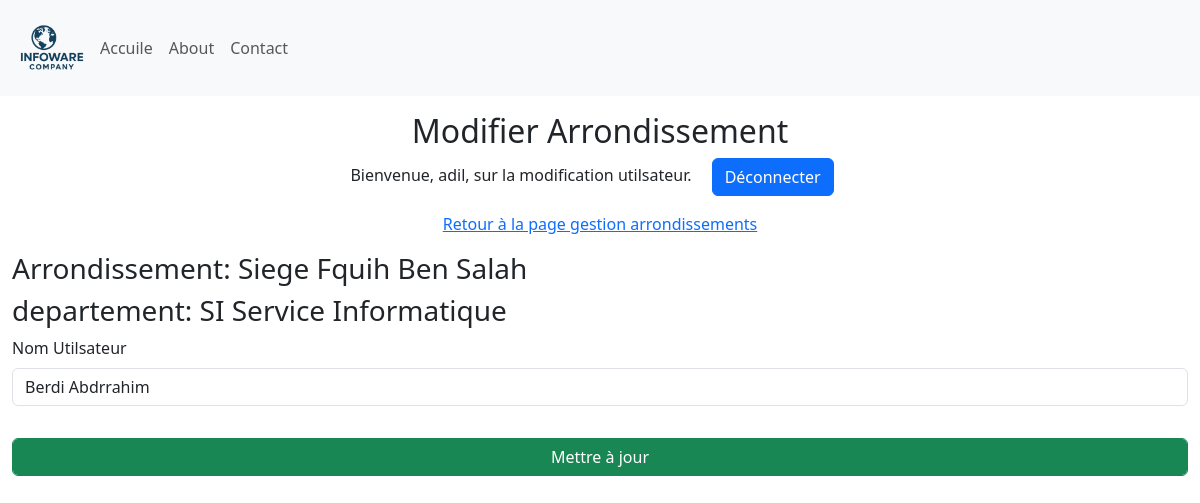
Screenshot of /update_Utilisateur/2 (signed in) with the database file from the repository.
### Site/models.py (models this page shows, shortened)
class Arondissement(db.Model):
    id = db.Column(db.Integer, primary_key=True)
    arondissement = db.Column(db.String(25), unique=True, nullable=False)
    departement = db.relationship('Departement', backref='Departement', lazy=True)

class Departement(db.Model):
    id = db.Column(db.Integer, primary_key=True)
    departement = db.Column(db.String(25), unique=True, nullable=False)
    arondissement = db.Column(db.Integer, db.ForeignKey('arondissement.id'), nullable=False)

class Utilisateur(db.Model):
    id = db.Column(db.Integer, primary_key=True)
    nomUtilisateur = db.Column(db.String(50), unique=True, nullable=False)
    departement = db.Column(db.Integer, db.ForeignKey('departement.id'), nullable=False)

### Site/dashbord/utilisateur.py (the view, shortened to what this page needs)
@utilisateur.route('/update_Utilisateur/<int:id>', methods=['GET', 'POST'])
def update_Utilisateur(id):
    if 'user' not in session:
        return redirect(url_for('admin.admin'))
    utilisateur = Utilisateur.query.get(id)
    departement = Departement.query.get(utilisateur.departement)
    arrondissement = Arondissement.query.get(departement.arondissement)
    return render_template('update_utilisateur.html', name=session['user'], utilisateur=utilisateur, arrondissement=arrondissement, departement=departement)

### Site/templates/update_utilisateur.html (shortened to what this page needs)
{% extends 'base.html' %}
{% block body %}
<div class="container-fluid">
    <div class="row">
        <div class="col-12  my-3">
            <div class="text-center">
                <h2>Modifier Arrondissement</h2>
                <p>Bienvenue, {{ name }}, sur la modification utilsateur. <a class="mx-3 btn btn-primary" href="{{ url_for('admin.logout') }}"">Déconnecter</a></p>
                <p><a href="{{ url_for('arrondissement.manage_Arrondissements') }}">Retour à la page gestion arrondissements</a> </p>
            </div>
           <form method="POST">
                <div class="mb-3">
                    <h3>Arrondissement: {{ arrondissement.arondissement }}</h3>
                    <h3>departement: {{ departement.departement }}</h3>
                    <label for="utilsateurName" class="form-label">Nom Utilsateur</label>
                    <input type="text" class="form-control" id="utilsateurName" name="utilsateurName" value="{{ utilisateur.nomUtilisateur }}" required>
                </div>
                <div class="mb-3">
                    <input type="submit" class="form-control btn btn-success mt-3" value="Mettre à jour">
                </div>
            </form>
        </div>
    </div>
</div>
{% endblock %}

### Site/static/style.css (style rules this page uses)
* { margin: 0; padding: 0; box-sizing: border-box; }
:root { --primary-color: #0056b3; --secondary-color: #f8f9fa; --text-color: #333; --highlight-color: #007bff; }
body { font-family: 'Segoe UI', Tahoma, Geneva, Verdana, sans-serif; }

### rows the page displays
Arondissement: arondissement "Siege Fquih Ben Salah"
Departement: departement "SI Service Informatique"
Utilisateur: utilsateurName "Berdi Abdrrahim"

### other values shown
{{ name }} "adil"
